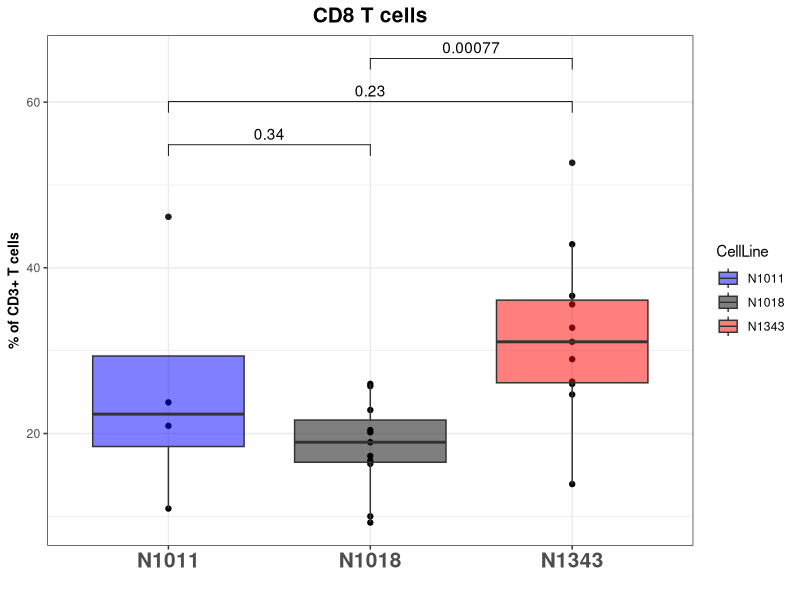
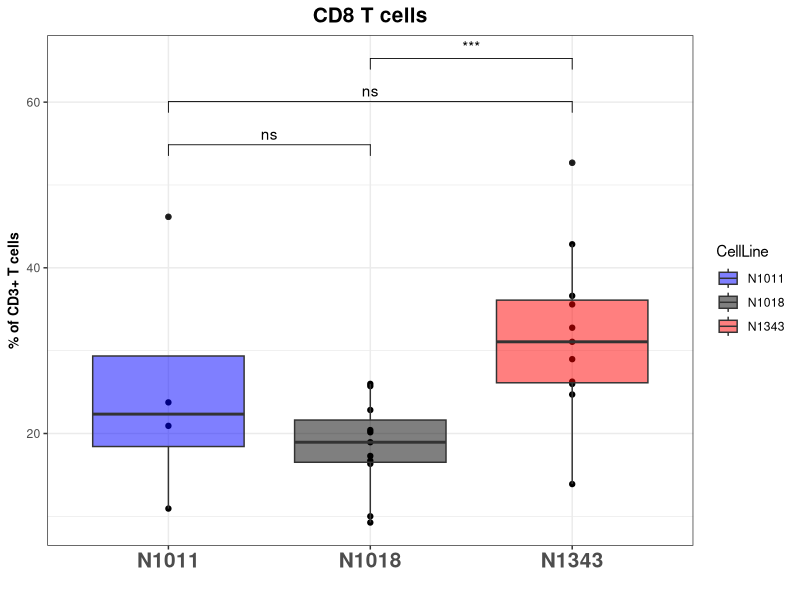
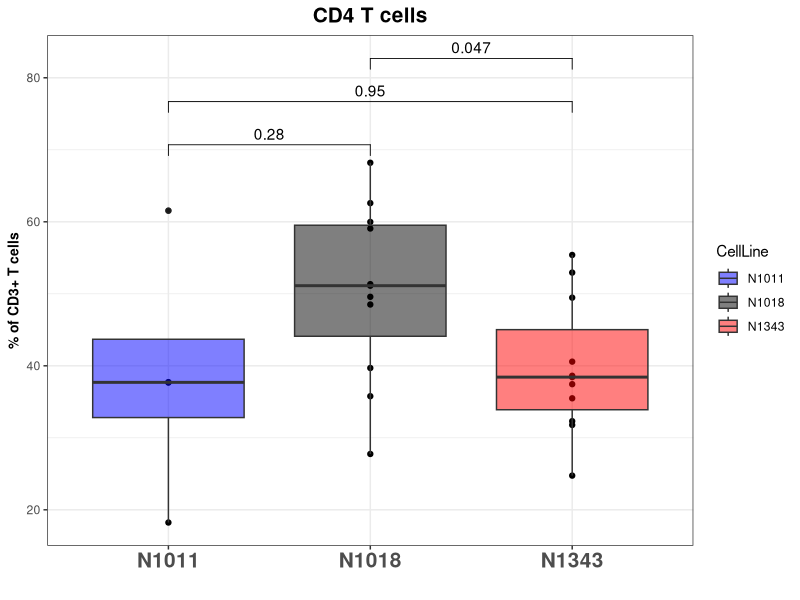
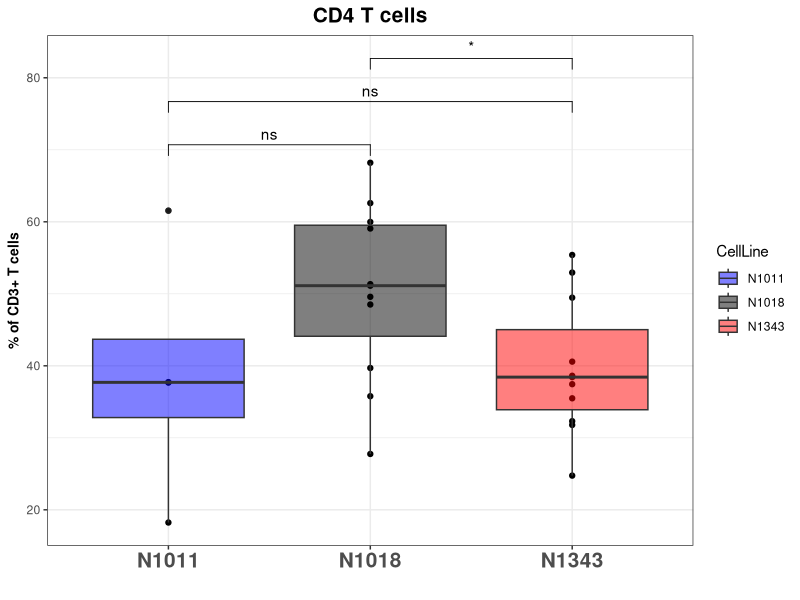
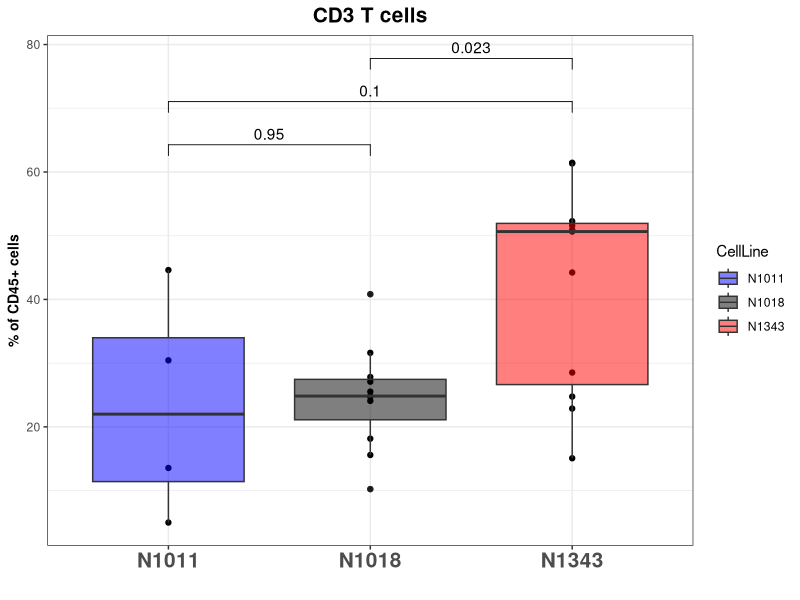
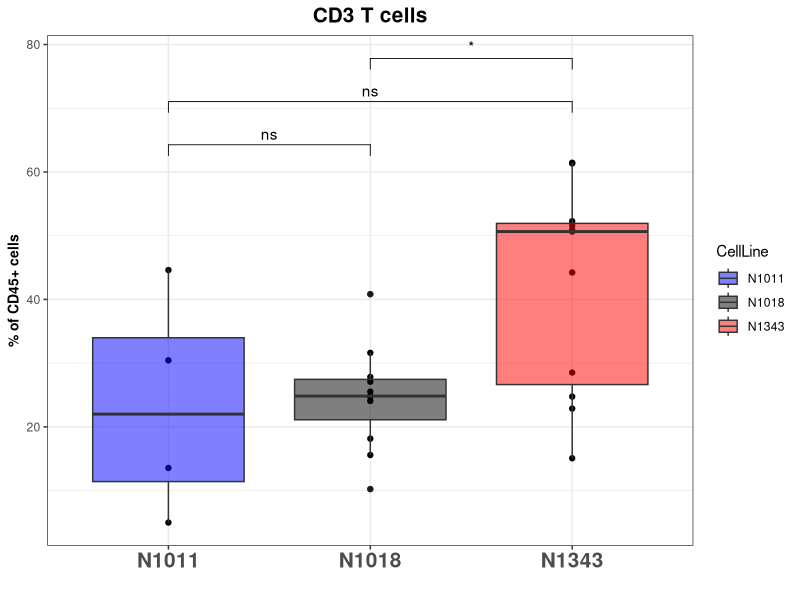
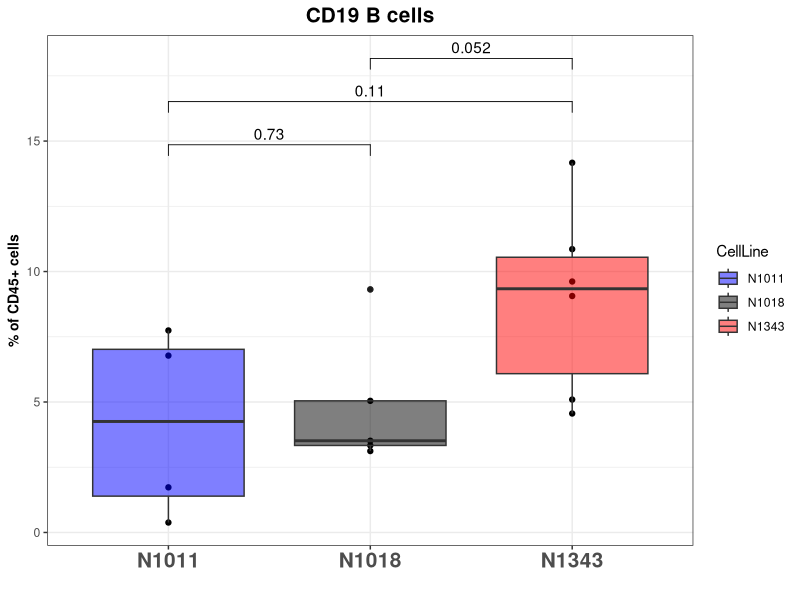
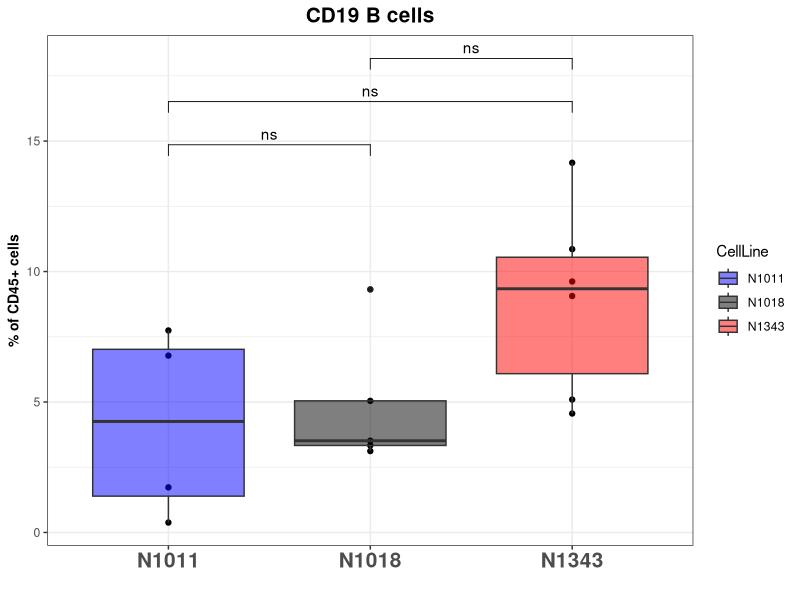

Recreate these plots in R, in order.
# This script was used to analyze and generate the figures for the spectral flow cytometry - lymphocyte and myeloid populations


# Data Processing and setting up my environment
#Load libraries:
library(ggplot2)
library(ggpubr)
library(tidyverse)
library(dplyr)

# Load data 
# Lymphocytes 
data_lymph <- read.csv(file = "LPSmousemodel_Flow_Transposed_Lymphocyte_pops.csv - Sheet1.csv", header = T)
# Myeloid
data_myeloid <- read.csv(file = "LPSmousemodel_Flow_Transposed_Myeloid_pops.csv - Sheet1.csv", header = T)

# Clean lymph data (throw out samples with < 10% live cells)
data_lymph$percent_live <- (data_lymph$Live / data_lymph$Lymphocytes) * 100
filtered_data_lymph <- data_lymph  %>% filter(percent_live >= 10)
bad_miceIDs_lymph <- anti_join(data_lymph, filtered_data_lymph)
# MouseIDs lost after filtering for lymphocyte data = 1138, 1179, 1184, 1185, 1186

# Clean myeloid data (throw out samples with < 10% live cells)
data_myeloid$percent_live <- (data_myeloid$Live / data_myeloid$AllCells) * 100
filtered_data_myeloid <- data_myeloid  %>% filter(percent_live >= 10)
bad_miceIDs_myeloid <- anti_join(data_myeloid, filtered_data_myeloid)
# MouseIDs lost after filtering =  1179, 1184, 1186, 1188

# Calculate percentages for populations of interest
filtered_data_lymph$CD3_percent_of_CD45 <- (filtered_data_lymph$CD3 / filtered_data_lymph$CD45) * 100
filtered_data_lymph$CD19_percent_of_CD45 <- (filtered_data_lymph$CD19 / filtered_data_lymph$CD45) * 100
filtered_data_lymph$CD8_percent_of_CD3 <- (filtered_data_lymph$CD8 / filtered_data_lymph$CD3) * 100
filtered_data_lymph$CD4_percent_of_CD3 <- (filtered_data_lymph$CD4 / filtered_data_lymph$CD3) * 100
filtered_data_lymph$PD1_percent_of_CD8 <- (filtered_data_lymph$PD1 / filtered_data_lymph$CD8) * 100
filtered_data_lymph$LAG3_percent_of_CD8 <- (filtered_data_lymph$LAG3 / filtered_data_lymph$CD8) * 100
filtered_data_lymph$CD69_percent_of_CD8 <- (filtered_data_lymph$CD69 / filtered_data_lymph$CD8) * 100
filtered_data_lymph$CD103_percent_of_CD8 <- (filtered_data_lymph$CD103 / filtered_data_lymph$CD8) * 100
filtered_data_lymph$CD69CD103_percent_of_CD8 <- (filtered_data_lymph$CD69CD103 / filtered_data_lymph$CD8) * 100

filtered_data_myeloid$CD11b_percent_of_CD45 <- (filtered_data_myeloid$CD11b / filtered_data_myeloid$CD45) * 100
filtered_data_myeloid$CD11bF480_percent_of_CD45 <- (filtered_data_myeloid$CD11bF480 / filtered_data_myeloid$CD45) * 100
filtered_data_myeloid$F480high_percent_of_Live <- (filtered_data_myeloid$F480high / filtered_data_myeloid$Live) * 100

# Set up statistics
TEST_controls <- list(c("N1011", "N1018"), c("N1011", "N1343"), c("N1018", "N1343"))

# Set up custom theme for figures
custom_theme <- theme_bw() + theme(plot.title = element_text(hjust = 0.5, face = 'bold', size = 15), axis.title.y = element_text(face = 'bold', size = 10), axis.text.x = element_text(face = "bold", size = 15))

### Lymphocytes ###
# CD8+ T cells % of CD3
ggplot(data = filtered_data_lymph, aes(x = CellLine, y = CD8_percent_of_CD3)) + geom_point() + labs(x = '', y = '% of CD3+ T cells', face = 'bold', title = "CD8 T cells", size = 15)  + geom_boxplot(aes(fill = CellLine), alpha = 0.5) + stat_compare_means(comparisons = TEST_controls) + custom_theme + scale_fill_manual(values = c("blue", "black", "red")) 
ggplot(data = filtered_data_lymph, aes(x = CellLine, y = CD8_percent_of_CD3)) + geom_point() + labs(x = '', y = '% of CD3+ T cells', face = 'bold', title = "CD8 T cells", size = 15)  + geom_boxplot(aes(fill = CellLine), alpha = 0.5) + stat_compare_means(comparisons = TEST_controls, label = 'p.signif') + custom_theme + scale_fill_manual(values = c("blue", "black", "red")) 

# CD4+ T cells % of CD3
ggplot(data = filtered_data_lymph, aes(x = CellLine, y = CD4_percent_of_CD3)) + geom_point() + labs(x = '', y = '% of CD3+ T cells', face = 'bold', title = "CD4 T cells", size = 15)  + geom_boxplot(aes(fill = CellLine), alpha = 0.5) + stat_compare_means(comparisons = TEST_controls) + custom_theme + scale_fill_manual(values = c("blue", "black", "red"))
ggplot(data = filtered_data_lymph, aes(x = CellLine, y = CD4_percent_of_CD3)) + geom_point() + labs(x = '', y = '% of CD3+ T cells', face = 'bold', title = "CD4 T cells", size = 15)  + geom_boxplot(aes(fill = CellLine), alpha = 0.5) + stat_compare_means(comparisons = TEST_controls, label = 'p.signif') + custom_theme + scale_fill_manual(values = c("blue", "black", "red"))

# CD3+ T cells % of CD45
ggplot(data = filtered_data_lymph, aes(x = CellLine, y = CD3_percent_of_CD45)) + geom_point() + labs(x = '', y = '% of CD45+ cells', face = 'bold', title = "CD3 T cells", size = 15)  + geom_boxplot(aes(fill = CellLine), alpha = 0.5) + stat_compare_means(comparisons = TEST_controls) + custom_theme + scale_fill_manual(values = c("blue", "black", "red"))
ggplot(data = filtered_data_lymph, aes(x = CellLine, y = CD3_percent_of_CD45)) + geom_point() + labs(x = '', y = '% of CD45+ cells', face = 'bold', title = "CD3 T cells", size = 15)  + geom_boxplot(aes(fill = CellLine), alpha = 0.5) + stat_compare_means(comparisons = TEST_controls, label = 'p.signif') + custom_theme + scale_fill_manual(values = c("blue", "black", "red"))

# CD19+ B cells % of CD45
ggplot(data = filtered_data_lymph, aes(x = CellLine, y = CD19_percent_of_CD45)) + geom_point() + labs(x = '', y = '% of CD45+ cells', face = 'bold', title = "CD19 B cells", size = 15)  + geom_boxplot(aes(fill = CellLine), alpha = 0.5) + stat_compare_means(comparisons = TEST_controls) + custom_theme + scale_fill_manual(values = c("blue", "black", "red"))
ggplot(data = filtered_data_lymph, aes(x = CellLine, y = CD19_percent_of_CD45)) + geom_point() + labs(x = '', y = '% of CD45+ cells', face = 'bold', title = "CD19 B cells", size = 15)  + geom_boxplot(aes(fill = CellLine), alpha = 0.5) + stat_compare_means(comparisons = TEST_controls, label = 'p.signif') + custom_theme + scale_fill_manual(values = c("blue", "black", "red"))

# CD69 % of CD8
ggplot(data = filtered_data_lymph, aes(x = CellLine, y = CD69_percent_of_CD8)) + geom_point() + labs(x = '', y = '% of CD8+ T cells', face = 'bold', title = "CD69+ CD8 T cells", size = 15)  + geom_boxplot(aes(fill = CellLine), alpha = 0.5) + stat_compare_means(comparisons = TEST_controls) + custom_theme + scale_fill_manual(values = c("blue", "black", "red"))
ggplot(data = filtered_data_lymph, aes(x = CellLine, y = CD69_percent_of_CD8)) + geom_point() + labs(x = '', y = '% of CD8+ T cells', face = 'bold', title = "CD69+ CD8 T cells", size = 15)  + geom_boxplot(aes(fill = CellLine), alpha = 0.5) + stat_compare_means(comparisons = TEST_controls, label = 'p.signif') + custom_theme + scale_fill_manual(values = c("blue", "black", "red"))

# CD103 % of CD8
ggplot(data = filtered_data_lymph, aes(x = CellLine, y = CD103_percent_of_CD8)) + geom_point() + labs(x = '', y = '% of CD8+ T cells', face = 'bold', title = "CD103+ CD8 T cells", size = 15)  + geom_boxplot(aes(fill = CellLine), alpha = 0.5) + stat_compare_means(comparisons = TEST_controls) + custom_theme + scale_fill_manual(values = c("blue", "black", "red"))
ggplot(data = filtered_data_lymph, aes(x = CellLine, y = CD103_percent_of_CD8)) + geom_point() + labs(x = '', y = '% of CD8+ T cells', face = 'bold', title = "CD103+ CD8 T cells", size = 15)  + geom_boxplot(aes(fill = CellLine), alpha = 0.5) + stat_compare_means(comparisons = TEST_controls, label = 'p.signif') + custom_theme + scale_fill_manual(values = c("blue", "black", "red"))

# CD69/CD103 % of CD8
ggplot(data = filtered_data_lymph, aes(x = CellLine, y = CD69CD103_percent_of_CD8)) + geom_point() + labs(x = '', y = '% of CD8+ T cells', face = 'bold', title = "CD69+/CD103+ CD8 TRMs", size = 15)  + geom_boxplot(aes(fill = CellLine), alpha = 0.5) + stat_compare_means(comparisons = TEST_controls) + custom_theme + scale_fill_manual(values = c("blue", "black", "red"))
ggplot(data = filtered_data_lymph, aes(x = CellLine, y = CD69CD103_percent_of_CD8)) + geom_point() + labs(x = '', y = '% of CD8+ T cells', face = 'bold', title = "CD69+/CD103+ CD8 TRMs", size = 15)  + geom_boxplot(aes(fill = CellLine), alpha = 0.5) + stat_compare_means(comparisons = TEST_controls, label = 'p.signif') + custom_theme + scale_fill_manual(values = c("blue", "black", "red"))

# PD1 % of CD8
ggplot(data = filtered_data_lymph, aes(x = CellLine, y = PD1_percent_of_CD8)) + geom_point() + labs(x = '', y = '% of CD8+ T cells', face = 'bold', title = "PD1+ CD8 T cells", size = 15)  + geom_boxplot(aes(fill = CellLine), alpha = 0.5) + stat_compare_means(comparisons = TEST_controls) + custom_theme + scale_fill_manual(values = c("blue", "black", "red"))
ggplot(data = filtered_data_lymph, aes(x = CellLine, y = PD1_percent_of_CD8)) + geom_point() + labs(x = '', y = '% of CD8+ T cells', face = 'bold', title = "PD1+ CD8 T cells", size = 15)  + geom_boxplot(aes(fill = CellLine), alpha = 0.5) + stat_compare_means(comparisons = TEST_controls, label = 'p.signif') + custom_theme + scale_fill_manual(values = c("blue", "black", "red"))

# LAG3 % of CD8
ggplot(data = filtered_data_lymph, aes(x = CellLine, y = LAG3_percent_of_CD8)) + geom_point() + labs(x = '', y = '% of CD8+ T cells', face = 'bold', title = "LAG3+ CD8 T cells", size = 15)  + geom_boxplot(aes(fill = CellLine), alpha = 0.5) + stat_compare_means(comparisons = TEST_controls) + custom_theme + scale_fill_manual(values = c("blue", "black", "red"))
ggplot(data = filtered_data_lymph, aes(x = CellLine, y = LAG3_percent_of_CD8)) + geom_point() + labs(x = '', y = '% of CD8+ T cells', face = 'bold', title = "LAG3+ CD8 T cells", size = 15)  + geom_boxplot(aes(fill = CellLine), alpha = 0.5) + stat_compare_means(comparisons = TEST_controls, label = 'p.signif') + custom_theme + scale_fill_manual(values = c("blue", "black", "red"))

### Myeloid ###
# CD11b % of CD45
ggplot(data = filtered_data_myeloid, aes(x = CellLine, y = CD11b_percent_of_CD45)) + geom_point() + labs(x = '', y = '% of CD45+ cells', face = 'bold', title = "CD11b+ Myeloid Cells", size = 15)  + geom_boxplot(aes(fill = CellLine), alpha = 0.5) + stat_compare_means(comparisons = TEST_controls) + custom_theme + scale_fill_manual(values = c("blue", "black", "red")) 
ggplot(data = filtered_data_myeloid, aes(x = CellLine, y = CD11b_percent_of_CD45)) + geom_point() + labs(x = '', y = '% of CD45+ cells', face = 'bold', title = "CD11b+ Myeloid Cells", size = 15)  + geom_boxplot(aes(fill = CellLine), alpha = 0.5) + stat_compare_means(comparisons = TEST_controls, label = 'p.signif') + custom_theme + scale_fill_manual(values = c("blue", "black", "red")) 

# CD11b+/F480+ out of CD45
ggplot(data = filtered_data_myeloid, aes(x = CellLine, y = CD11bF480_percent_of_CD45)) + geom_point() + labs(x = '', y = '% of CD45+ cells', face = 'bold', title = "CD11b+/F480+ Macrophages", size = 15)  + geom_boxplot(aes(fill = CellLine), alpha = 0.5) + stat_compare_means(comparisons = TEST_controls) + custom_theme + scale_fill_manual(values = c("blue", "black", "red")) 
ggplot(data = filtered_data_myeloid, aes(x = CellLine, y = CD11bF480_percent_of_CD45)) + geom_point() + labs(x = '', y = '% of CD45+ cells', face = 'bold', title = "CD11b+/F480+ Macrophages", size = 15)  + geom_boxplot(aes(fill = CellLine), alpha = 0.5) + stat_compare_means(comparisons = TEST_controls, label = 'p.signif') + custom_theme + scale_fill_manual(values = c("blue", "black", "red")) 

#F480high out of live
ggplot(data = filtered_data_myeloid, aes(x = CellLine, y = F480high_percent_of_Live)) + geom_point() + labs(x = '', y = '% of live cells', face = 'bold', title = "F480high TAMs", size = 15)  + geom_boxplot(aes(fill = CellLine), alpha = 0.5) + stat_compare_means(comparisons = TEST_controls) + custom_theme + scale_fill_manual(values = c("blue", "black", "red")) 
ggplot(data = filtered_data_myeloid, aes(x = CellLine, y = F480high_percent_of_Live)) + geom_point() + labs(x = '', y = '% of live cells', face = 'bold', title = "F480high TAMs", size = 15)  + geom_boxplot(aes(fill = CellLine), alpha = 0.5) + stat_compare_means(comparisons = TEST_controls, label = 'p.signif') + custom_theme + scale_fill_manual(values = c("blue", "black", "red")) 

